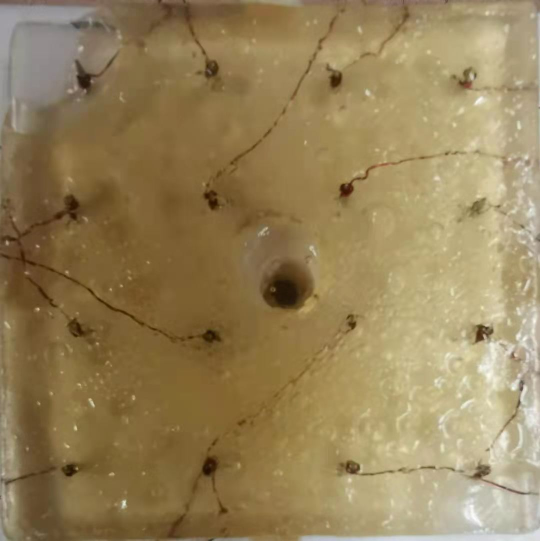
#> input picture first1.jpeg, 1080 x 1081 px (shown at 1/2 size)
$ python detect.py
#> lines starting #> are read from the running program, lines starting #| are printed output that depends on the picture
import cv2
import numpy as np
import serial
import random
import serial
import time
import matplotlib.pyplot
ser=serial.Serial("/dev/ttyUSB0",115200,timeout=0.05)


COLOR_MAP = {
    "white": (255, 255, 255),
    "green": (0, 255, 0),
    "red": (0, 0, 255),
    "blue" :(255, 0, 0)
}

alpha=1
beta=0.5
gamma=0

img=cv2.imread('./first1.jpeg')
#> img is the input picture: shape (1081, 1080, 3); mean B, G, R 88.8, 129.8, 150.1
tissue=cv2.resize(img,(800,800))
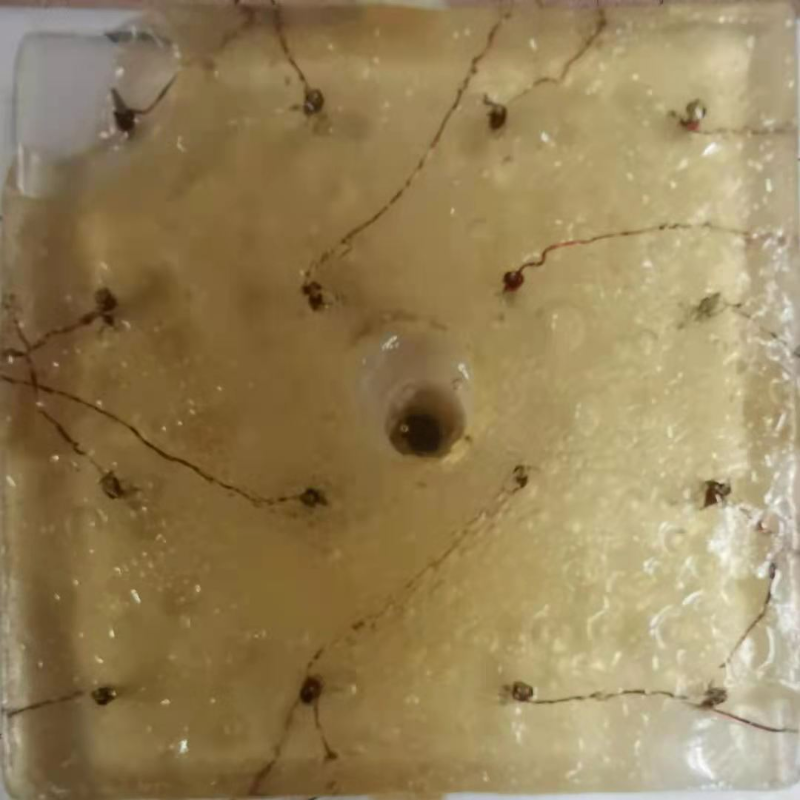
#> tissue: shape (800, 800, 3); mean B, G, R 88.7, 129.7, 150.1
bg=cv2.resize(img,(800,800))


width=round(tissue.shape[0]/4)
#> width = 200
height=round(tissue.shape[1]/4)
#> height = 200

count=1
while count>0:
    count=count+1
    img=cv2.imread('./first1.jpeg')
    tissue=cv2.resize(img,(800,800))
    bg=cv2.resize(img,(800,800))
    word=cv2.resize(img,(800,800))
    x=[]
    start_x=0
    start_y=0
    end_x=width
#> end_x = 200
    end_y=height
#> end_y = 200
    temp=[]
    mask=tissue
    for i in range(16):
        data=ser.readline()
        data=data.decode()
        if data != 'done\r\n' and data!='':
            if end_x>800:
                start_x=0
                end_x=width
                start_y=start_y+height
                end_y=end_y+height


#> (the run stopped early here; a loop or call above may not have finished)
